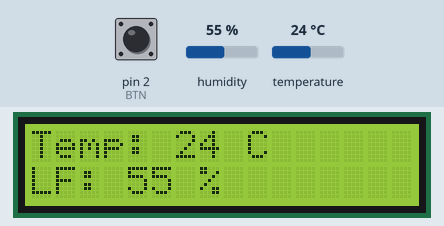
The sketch below on a simulated Arduino Uno, built with avr-gcc and run on an emulated ATmega328P. On the bench: 16×2 character LCD. Inputs (shaded band) come from the test bench; at power-on: pin 2 (BTN) HIGH, humidity 55 %, temperature 24 °C. What the sketch prints to the serial monitor is not drawn.

Above: at 1.2 s.
1.3 s: pin 2 (BTN) pulled LOW for 2.35 s
At 4.4 s:
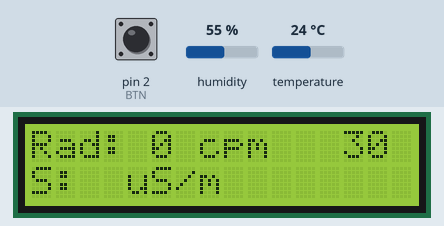
9.1 s: pin 2 (BTN) pulled LOW for 2.35 s
At 11.7 s:
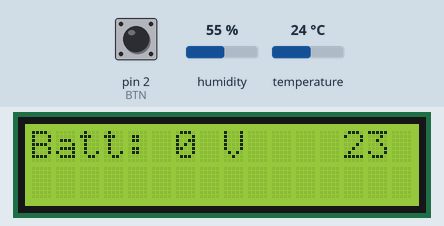
12.9 s: pin 2 (BTN) pulled LOW for 2.35 s
At 15.8 s:
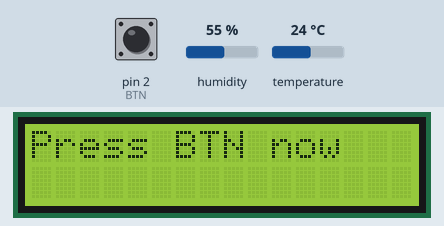
Timing chart, 0 to 17.3 s (numbered marks = the images above; inputs shaded):
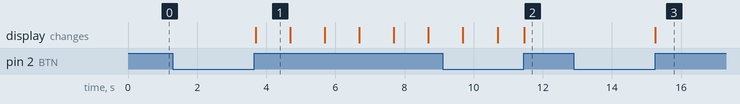

Measured:
- after the input at 1.3 s, the display: changes after 2.4 s (image 1)
- after the input at 9.1 s, the display: first differs from a run without the input after 2.4 s (image 2)
- after the input at 12.9 s, the display: changes after 2.4 s (image 3)
- what the display in image 1 shows lasts 1.0 s, from 3.7 s to 4.7 s

The sketch:

ML_V2.ino
```cpp
#include <DHT.h>
#include <LiquidCrystal.h>

#define DHTPIN 7    // what pin we're connected to
#define DHTTYPE DHT22   // DHT 22  (AM2302)
#define BTN 2
#define RS 12
#define EN 11
#define D4 5
#define D5 4
#define D6 3
#define D7 6

#define FALSE 0
#define TRUE 1


//const int rs = 12, en = 11, d4 = 5, d5 = 4, d6 = 3, d7 = 6;
LiquidCrystal lcd(RS, EN, D4, D5, D6, D7);
DHT dht(DHTPIN, DHTTYPE);

int data[5];
int i = 0, counts = 0, start = 0, check = 0, buttonState = 0, lastButtonState = 0, btnPosition = 1;
char lcdString[16];
float h, t, CPM;
char str_siev[6];
char timerString[10];


void setup() {
  pinMode(BTN, INPUT_PULLUP);
  attachInterrupt(digitalPinToInterrupt(BTN), btnChangeState, CHANGE);

  Serial.begin(9600);
  dht.begin();
  lcd.begin(16, 2);
}

void loop() {


  if (btnPosition == 1) {
    if (getTempHum(data) != 0) {
      Serial.println("AM2303 error.");
    }
    setLCD(btnPosition);
  } else if (btnPosition == 2) {
    getGeiger(data);
  } else if (btnPosition == 3) {
    batterieState();
    setLCD(btnPosition);
  } else {
    Serial.println("im else");
  }
  delay(50);
}

void btnChangeState(){

   buttonState = digitalRead(BTN);

   if (buttonState != lastButtonState) {
    if (buttonState == HIGH) {
      btnPosition ++;
      Serial.print("Btn pos: ");
      Serial.println(btnPosition);
      if (btnPosition > 3) {
        btnPosition = 0;
      }
    }
    delay(50);
  }
  lastButtonState = buttonState;
}

void batterieState() {
  Serial.println("BatterieCheck");

}

int getTempHum(int *data) {
  Serial.println("TempCheck");
  h = dht.readHumidity();
  t = dht.readTemperature(FALSE);

  if (isnan(h) || isnan(t)) {
    return -1;
  }

  data[0] = t;
  data[1] = h;

  return 0;
}

void calcSievert() {
  dtostrf((CPM * (0.000001 / 120)), 3, 2, str_siev);
}

void setLCD(int pos)  {

  if (pos == 1) {
    sprintf(lcdString, "Temp: %d C      ", data[0]);
    lcd.setCursor(0, 0);
    lcd.print(lcdString);
    sprintf(lcdString, "LF: %d %%       ", data[1]);
    lcd.setCursor(0, 1);
    lcd.print(lcdString);
  } else if (pos == 2) {
    sprintf(lcdString, "Rad: %d cpm  ", data[2]);
    lcd.setCursor(0, 0);
    lcd.print(lcdString);
    sprintf(lcdString, "S: %s uS/m   ", str_siev);
    lcd.setCursor(0, 1);
    lcd.print(lcdString);
    lcd.setCursor(13, 0);
    lcd.print(timerString);
  } else if (pos == 3) {
    sprintf(lcdString, "Batt: %d V    ", data[4]);
    lcd.setCursor(0, 0);
    lcd.print(lcdString);
    sprintf(lcdString, "               ");
    lcd.setCursor(0, 1);
    lcd.print(lcdString);
  } else if (pos == 0) {
    sprintf(lcdString, "Press BTN now  ");
    lcd.setCursor(0, 0);
    lcd.print(lcdString);
    sprintf(lcdString, "               ");
    lcd.setCursor(0, 1);
    lcd.print(lcdString);
  }


}


void getGeiger(int *data) {
  Serial.println("GeigerCheck");
  i = 0;
  counts = 0;
  start = millis();


  while (i < 30) {
    //for (i = 0; i <= 30; i++) {
    if (Serial.available() > 0) {  // If information available
      check = Serial.read();       // Read serial input
      if (check > 0) {
        counts++;                    // If it is a hit, increment counter
      }
    }

    i = millis();
    i = i - start;
    i = i / 1000;
    if (i == 30) {
      i = 0;
      CPM = counts * 2;
      data[2] = CPM;
      calcSievert();
      break;
    }
    sprintf(timerString, "%2d", 30 - i);
    setLCD(btnPosition);
  }

  //setLCD(btnPosition);
}
```
